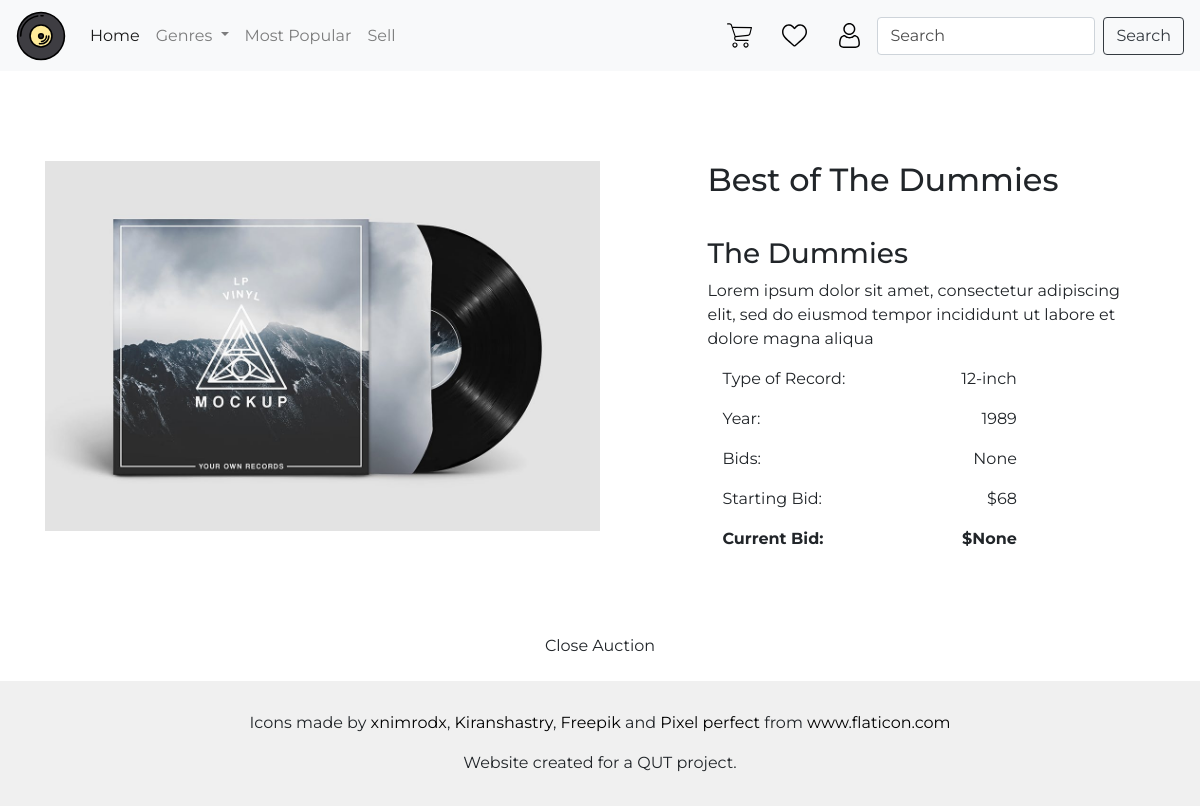
The app's page /item/3 (signed in) with its own data.
### auction/models.py (models this page shows, shortened)
class Item(db.Model):
    __tablename__ = 'items'
    id = db.Column(db.Integer, primary_key=True)
    name = db.Column(db.String(100), index=True, nullable=False)
    description = db.Column(db.String(200), nullable=False)
    artist = db.Column(db.String(100), index=True, nullable=False)
    genre = db.Column(db.String(80), index=True, nullable=False)
    year = db.Column(db.Integer, nullable=False)
    designation = db.Column(db.String(80), nullable=False)
    image = db.Column(db.String(400), nullable=False)
    starting_value = db.Column(db.Integer, nullable=False)
    current_value = db.Column(db.Integer, nullable=False)
    bid_number = db.Column(db.Integer, nullable=True)
    status = db.Column(db.String(80), index=True, nullable=False)
    user_id = db.Column(db.Integer, db.ForeignKey('users.id'))
    date_posted = db.Column(db.String, nullable=False)
    watchlists = db.relationship('Watchlist', backref='items')
    bids = db.relationship('Bid', backref='items')

### auction/auth.py (the view)
@bp2.route("/<id>")
def show(id):
    seller = False
    if current_user.get_id() != None :
        user = int(current_user.get_id())
        try:
            itemUserId = int(Item.query.get(id).user_id)
            seller = (itemUserId == user)
        except:
            seller = False
    details = Item.query.filter_by(id=id).first()
    if seller:
        details = Item.query.filter_by(id=id).first()
        active_bids = Bid.query.filter_by(id=id).first()
        form = CloseAuctionForm()
        return render_template('seller_details.html', active_bids=active_bids, details=details, form=form)
    else:
        form = BidForm()
        details = Item.query.filter_by(id=id).first()
        return render_template('item_details.html', details=details, form=form)

### auction/forms.py
class CloseAuctionForm(FlaskForm):
    submit = SubmitField("Close Auction")

### auction/templates/seller_details.html (shortened to what this page needs)
{% import "bootstrap/wtf.html" as wtf %}
{% block content %}
<div class="row def-padding space-between">
    <div class="col-lg-6 col-xs-12 top-btm-padding">
        <img class="img-fluid" src={{details.image}} alt="Record Image">
    </div>
    <div class="col-lg-5 col-xs-12 col-sm-12 col-md-12">
        <h2 class="top-btm-padding">{{details.name}}</h2>
        <h3>{{details.artist}}</h3>
        <p class="card-text">{{details.description}}</p>
        <div class="space-between col-lg-9 col-md-10 col-sm-12">
            <p>Type of Record: </p>
            <p>{{details.designation}}</p>
        </div>
        <div class="space-between col-lg-9 col-md-10 col-sm-12">
            <p>Year: </p>
            <p>{{details.year}}</p>
        </div>
        <div class="space-between col-lg-9 col-md-10 col-sm-12">
            <p>Bids: </p>
            <p>{{details.bid_number}}</p>
        </div>
        <div class="space-between col-lg-9 col-md-10 col-sm-12">
            <p>Starting Bid: </p>
            <p>${{details.starting_value}}</p>
        </div>
        <div class="space-between col-lg-9 col-md-10 col-sm-12 font-weight-bold">
            <p>Current Bid: </p>
            <p>${{details.bid_number}}</p>
        </div>
    </div>
</div>
<div class="col-12 justify-center space-between">
    {{wtf.quick_form(form,
        "/item/{0}/bid".format(details.id))}}
</div>
{% endblock %}

### auction/static/styles/style.css (style rules this page uses)
* { font-family: Montserrat; }
.def-padding { padding: 60px; }
.top-btm-padding { padding: 30px 0 30px 0; }
.space-between { display: flex; justify-content: space-between; }
.justify-center { display: flex; justify-content: center; }
::placeholder { color: rgba(0,0,0,0.7) !important; opacity: 1; }

### records on screen
Item: image (picture), name "Best of The Dummies", artist "The Dummies", description "Lorem ipsum dolor sit amet, consectetur adipiscing elit, sed do eiusmod tempor incididunt ut labore et dolore magna aliqua", designation "12-inch", year "1989", bid_number "None", starting_value "68"
